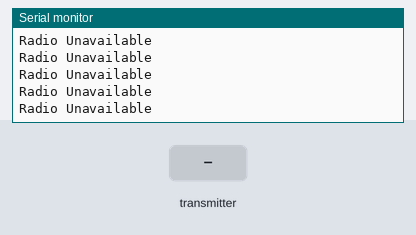
Simulated run of this sketch. Board: Arduino Uno, built with avr-gcc and run on an emulated ATmega328P. On the bench: the last lines printed to the serial monitor. The inputs (shaded band) are chosen by the test bench. No radio packets arrive unless stated.

Above: at 1.2 s.
1.3 s: the transmitter starts sending values.0 = 0
At 1.51 s:
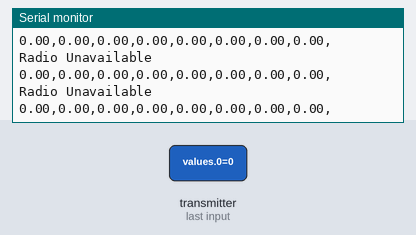
2.9 s: the transmitter starts sending values.1 = 0
5.9 s: the transmitter starts sending values.2 = 0
8.9 s: the transmitter starts sending values.3 = 0
11.9 s: the transmitter starts sending values.4 = 25
At 12.7 s:
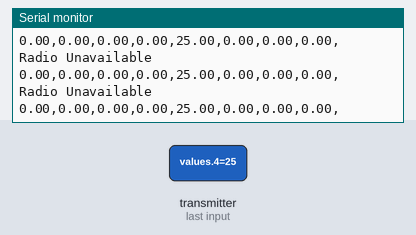
14.9 s: the transmitter starts sending values.5 = 25
At 15.12 s:
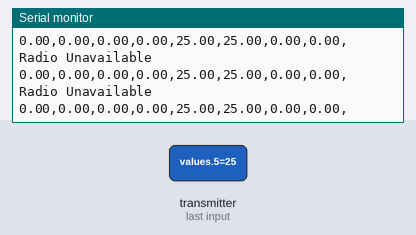

Measured:
- after the input at 1.3 s, the serial monitor: prints a new line after 0.08 s (image 1)
- after the input at 11.9 s, the serial monitor: prints a new line after 0.08 s (image 2)
- after the input at 14.9 s, the serial monitor: prints a new line after 0.09 s (image 3)

The sketch:

main.ino
```cpp
#include "Receiver.h"

uint64_t address = 250;
Receiver receiver(address);

void setup() {
  Serial.begin(9600);
  receiver.begin();
}

void loop() {
  if(receiver.isAvailable())
  {
    receiver.receive();
    Serial.println(receiver.getSerialString());
  } else {
    Serial.println("Radio Unavailable");
  }
}
```

Receiver.cpp
```cpp
#include "Receiver.h"

Receiver::Receiver(uint64_t address)
{
  this->address = address;
}

void Receiver::begin()
{
  radio = RF24(9, 10);
  radio.begin();
  radio.openReadingPipe(0, address);
  radio.startListening();
}

float* Receiver::receive()
{
  radio.read(&values, sizeof(values));
  memset(serialString, 0, sizeof(serialString)); //Clean serial String to ""
  //Convert to serial string
  for(int i = 0; i < 8; i++)
  {
    appendFloat(values[i], serialString);
    strcat(serialString, ",");
  }
  return values;
}

char* Receiver::getSerialString()
{
  return serialString;
}

float* Receiver::getValues()
{
  return values;
}

bool Receiver::isAvailable()
{
  return radio.available();
}

//Trims the white spaces of string
void Receiver::trimCh(char *str)
{
  //Find 1st space
  char *p = strchr(str, ' ');
  if(p) *p = 0; //Set to end pointer
}

//Appends float to char[]
void Receiver::appendFloat(float value, char* string)
{
   //Get (3 max whole number with 2 decimal point value (6 bytes) +
   // '-' in case of negative + end point = 8 bytes
   char valueStr[8];
   dtostrf(value, -7, 2, valueStr); //Convert float to char[]
   trimCh(valueStr);                //Trim extra spaces
   strcat(string, valueStr);        //Concat string
}
```

Receiver.h
```cpp
#ifndef RECEIVER_H
#define RECEIVER_H

#include<Arduino.h>
#include<stdlib.h>
#include "nRF24L01.h"
#include "RF24.h"
#include "SPI.h"

class Receiver
{
  public:
    Receiver(uint64_t address);
    float* receive();
    bool isAvailable();
    char* getSerialString();
    float* getValues();
    void begin();
  private:
    void trimCh(char *str); //Trims empty spaces on the right
    void appendFloat(float value, char* string);  //Appends float to char[]

    RF24 radio;
    uint64_t address;
    // 2 values from roll & pitch * 4 accelerometers = 8 values
    float values[8];
    //String used to communicate /w Pose Generator
    //(5 values per float /w "." & "-" + ",") = 8 bytes
    // 2 floats per accelerometer (roll & pitch) = 16 bytes
    // 4 accelerometers = 64 bytes + "end point" = 65 bytes
    // +5 extra values just in case = 70 bytes
    char serialString[70] = "";
};

#endif
```
